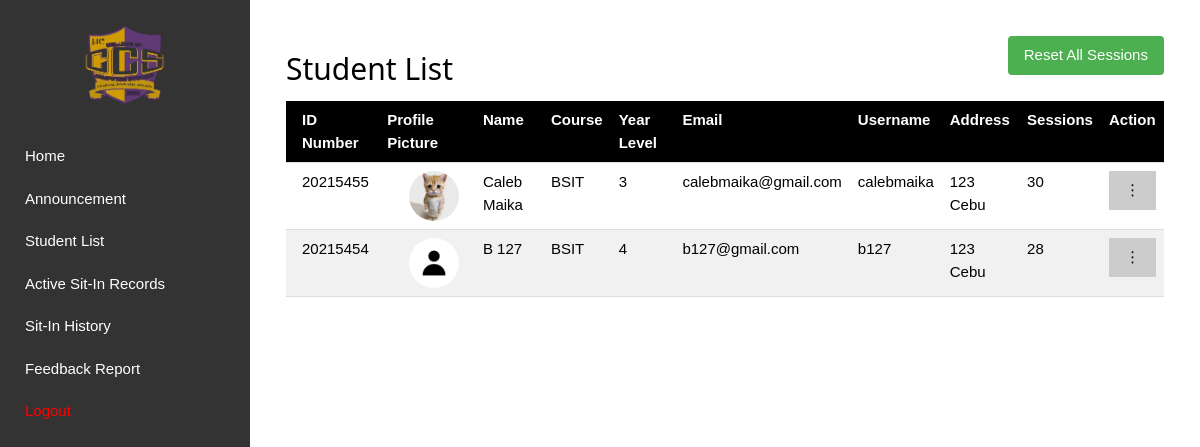
The page /admin/studentlist (signed in) on the database as committed earlier.
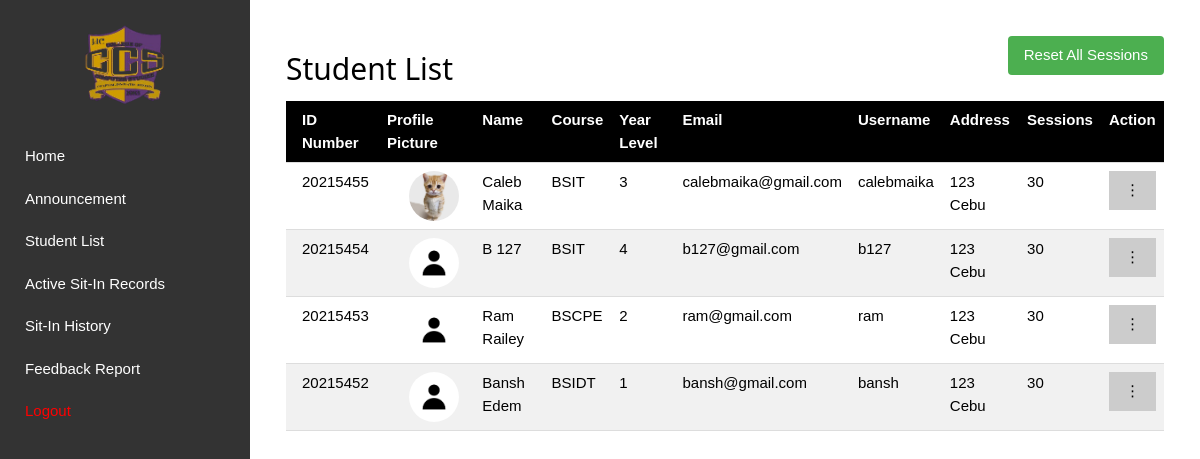
The same page on the database as committed later.
### tables this page shows
CREATE TABLE registration(
IDNO int primary key,
Lastname text,
Firstname text,
Midname text,
Course varchar(8),
Year_level varchar(1),
email text,
username text unique,
password text, address text, sessions INTEGER DEFAULT 30, profile_pic TEXT);

### main.py (the view)
@app.route('/admin/studentlist')
def admin_studentlist():
    if 'admin_username' not in session:
        flash("You must log in as an admin to access this page.", "error")
        return redirect(url_for('admin_login'))
    conn = get_db()
    cursor = conn.cursor()
    cursor.execute("SELECT * FROM registration")
    students = cursor.fetchall()
    close_db(conn)
    return render_template('admin_studentlist.html', students=students)

### main.py (called while the page is built)
def get_db():
    conn = sqlite3.connect(DATABASE)
    conn.row_factory = sqlite3.Row
    return conn

@app.after_request
def after_request(response):
    response.headers['Cache-Control'] = 'no-cache, no-store, must-revalidate'
    return response

### templates/admin_studentlist.html (shortened to what this page needs)
{% extends 'admin_base.html' %}
{% block content %}
<div class="w3-container w3-margin-top">
    <div class="w3-row">
        <div class="w3-col m6">
            <h2>Student List</h2>
        </div>
        <div class="w3-col m6 w3-right-align">
            <form method="POST" action="{{ url_for('reset_all_sessions') }}" style="display: inline;">
                <button type="button" onclick="confirmResetAll()" class="w3-button w3-green w3-round">
                     Reset All Sessions
                </button>
            </form>
        </div>
    </div>
    <table class="w3-table w3-bordered w3-striped">
        <thead>
            <tr class="w3-black">
                <th>ID Number</th>
                <th>Profile Picture</th>
                <th>Name</th>
                <th>Course</th>
                <th>Year Level</th>
                <th>Email</th>
                <th>Username</th>
                <th>Address</th>
                <th>Sessions</th>
                <th>Action</th>
            </tr>
        </thead>
        <tbody>
            {% for student in students %}
            <tr>
                <td>{{ student.IDNO }}</td>
                <td style="padding-left: 30px;">
                    <img src="{{ url_for('static', filename='uploads/' + (student.profile_pic if student.profile_pic else 'default.png')) }}"
                         alt="Profile Picture"
                         style="width: 50px; height: 50px; object-fit: cover; border-radius: 50%;">
                </td>
                <td>{{ student.Firstname }} {{ student.Midname }} {{ student.Lastname }}</td>
                <td>{{ student.Course }}</td>
                <td>{{ student.Year_level }}</td>
                <td>{{ student.email }}</td>
                <td>{{ student.username }}</td>
                <td>{{ student.address }}</td>
                <td>{{ student.sessions }}</td>
                <td>
                    <div class="w3-dropdown-hover">
                        <button class="w3-button w3-round">⋮</button>
                    </div>
                </td>
            </tr>
            {% endfor %}
        </tbody>
    </table>
</div>
{% endblock %}

### templates/admin_base.html (shortened to what this page needs)
<!DOCTYPE html>
<html lang="en">
<head>
    <link rel="stylesheet" href="{{ url_for('static', filename='css/style.css') }}">
</head>
<body>
    <div class="sidebar" id="sidebar">
        <div class="w3-center">
            <img src="{{ url_for('static', filename='img/ccslogo.png') }}" alt="Logo"
                style="max-width: 100px; margin-bottom: 20px;">
        </div>
        <a href="{{ url_for('admin_dashboard') }}">Home</a>
        <a href="{{ url_for('admin_announcement') }}">Announcement</a>
        <a href="{{ url_for('admin_studentlist') }}">Student List</a>
        <a href="{{ url_for('current_sit_in_records') }}" >Active Sit-In Records</a>
        <a href="{{ url_for('admin_sit_in_history') }}">Sit-In History</a>
        <a href="{{ url_for('admin_feedback_report') }}">Feedback Report</a>
        <a href="{{ url_for('admin_login') }}" style="color: red;">Logout</a>
    </div>
    <div class="content">
        {% block content %}
        {% endblock %}
    </div>
</body>
</html>

### static/css/style.css (style rules this page uses)
html { box-sizing: border-box; }
*, *:before, *:after { box-sizing: inherit; }
html { -ms-text-size-adjust: 100%; -webkit-text-size-adjust: 100%; }
body { margin: 0; }
a { background-color: transparent; }
img { border-style: none; }
button, input, select, textarea, optgroup { font: inherit; margin: 0; }
button, input { overflow: visible; }
button, select { text-transform: none; }
button, [type="button"], [type="reset"], [type="submit"] { -webkit-appearance: button; }
html, body { font-family: Verdana, sans-serif; font-size: 15px; line-height: 1.5; }
html { overflow-x: hidden; }
h2 { font-size: 30px; }
h1, h2, h3, h4, h5, h6 { font-family: "Segoe UI", Arial, sans-serif; font-weight: 400; margin: 10px 0; }
img { vertical-align: middle; }
a { color: inherit; }
.w3-table, .w3-table-all { border-collapse: collapse; border-spacing: 0; width: 100%; display: table; }
.w3-bordered tr, .w3-table-all tr { border-bottom: 1px solid #ddd; }
.w3-striped tbody tr:nth-child(even) { background-color: #f1f1f1; }
.w3-table td, .w3-table th, .w3-table-all td, .w3-table-all th { padding: 8px 8px; display: table-cell; text-align: left; vertical-align: top; }
.w3-table th:first-child, .w3-table td:first-child, .w3-table-all th:first-child, .w3-table-all td:first-child { padding-left: 16px; }
.w3-btn, .w3-button { border: none; display: inline-block; padding: 8px 16px; vertical-align: middle; overflow: hidden; text-decoration: none; color: inherit; background-color: inherit; text-align: center; cursor: pointer; white-space: nowrap; }
.w3-btn, .w3-button { -webkit-touch-callout: none; -webkit-user-select: none; -khtml-user-select: none; -moz-user-select: none; -ms-user-select: none; user-select: none; }
.w3-dropdown-click, .w3-dropdown-hover { position: relative; display: inline-block; cursor: pointer; }
.w3-dropdown-hover:first-child, .w3-dropdown-click:hover { background-color: #ccc; color: #000; }
.w3-container:after, .w3-container:before, .w3-panel:after, .w3-panel:before, .w3-row:after, .w3-row:before, .w3-row-padding:after, .w3-row-padding:before, .w3-cell-row:before, .w3-cell-row:after, .w3-clear:after, .w3-clear:before, .w3-bar:before, .w3-bar:after { content: ""; display: table; clear: both; }
.w3-col, .w3-half, .w3-third, .w3-twothird, .w3-threequarter, .w3-quarter { float: left; width: 100%; }
@media (min-width: 601px) { .w3-col.m6, .w3-half { width: 49.99999%; } }
.w3-round, .w3-round-medium { border-radius: 4px; }
.w3-container, .w3-panel { padding: 0.01em 16px; }
.w3-right-align { text-align: right !important; }
.w3-center { text-align: center !important; }
.w3-margin-top { margin-top: 16px !important; }
.w3-green, .w3-hover-green:hover { color: #fff !important; background-color: #4caf50 !important; }
.w3-black, .w3-hover-black:hover { color: #fff !important; background-color: #000 !important; }

### templates/admin_base.html (style rules this page uses)
body { display: flex; margin: 0; font-family: Arial, sans-serif; }
.sidebar { width: 250px; height: 100vh; background-color: #333; color: white; position: fixed; left: 0; top: 0; padding: 15px; transition: 0.3s; }
.sidebar a { display: block; color: white; padding: 10px; text-decoration: none; transition: 0.3s; }
.content { margin-left: 250px; padding: 20px; width: 100%; transition: 0.3s; }

### templates/admin_studentlist.html (style rules this page uses)
.w3-dropdown-hover button { min-width: 40px; border: none; background: transparent; }

Rows that differ between the two databases and show on the page:
changed registration "b127@gmail.com": sessions "28" → "30"
added registration: IDNO "20215453", Firstname "Ram", Lastname "Railey", Course "BSCPE", Year_level "2", email "ram@gmail.com", username "ram", address "123 Cebu", sessions "30"
added registration: IDNO "20215452", Firstname "Bansh", Lastname "Edem", Course "BSIDT", Year_level "1", email "bansh@gmail.com", username "bansh", address "123 Cebu", sessions "30"
